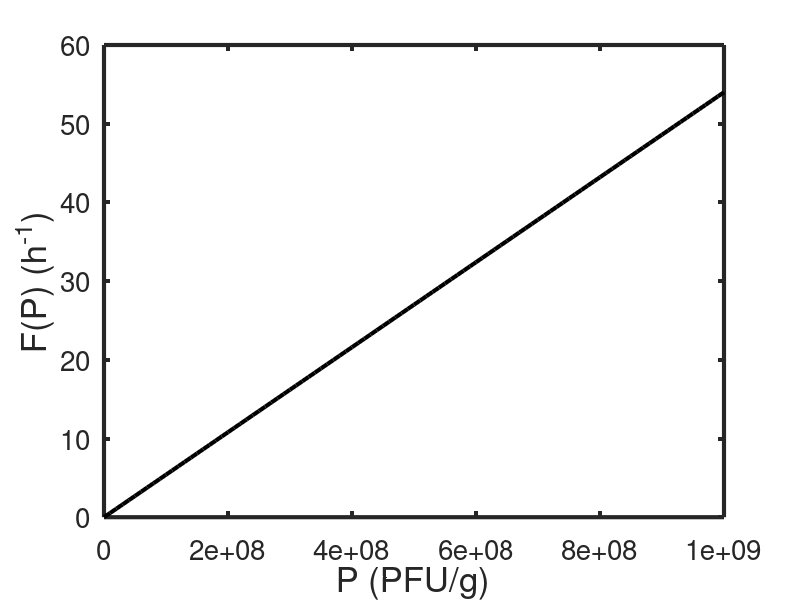
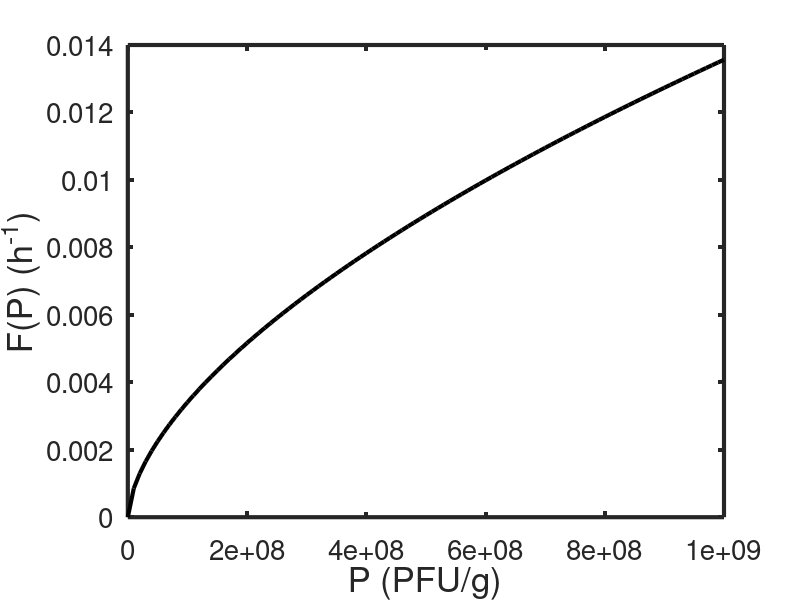
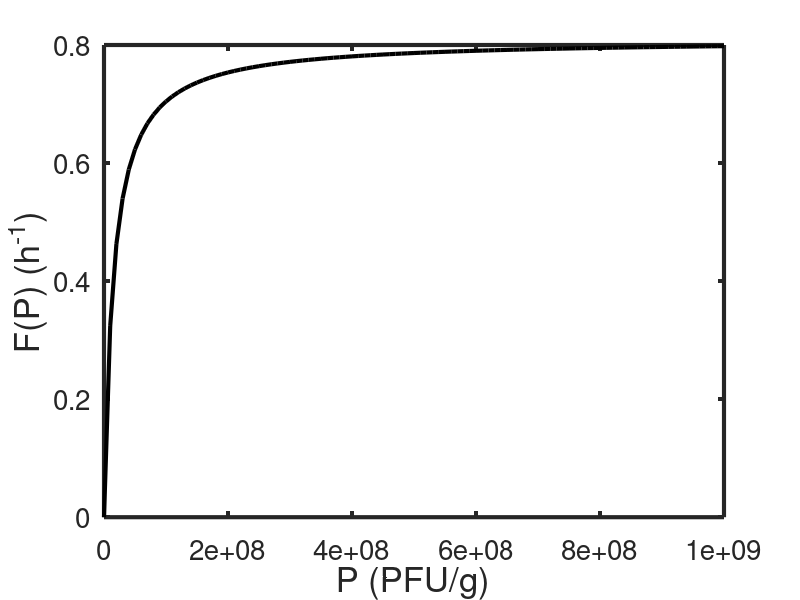

These charts were generated, in order, by the following MATLAB code:
%% Plotting lysis rates of phage in linear, HM and PS models
    lwidth=3; lbsize=25; tlbsize=20; 
    set(0,'DefaultLineLinewidth',lwidth)
    set(0,'DefaultAxesLinewidth',lwidth)
    set(0,'DefaultAxesFontSize',tlbsize)
    phi=5.4e-8; KC=8.5e11; gamma=0.6; PC=1.5e7; 
    Prange=0:1e7:1e9;
    xtick=0:2e8:1e9;
    
    % Linear model
    figure(1);
    plot(Prange,phi.*Prange,'-k');
    xlabel('P (PFU/g)','FontSize',lbsize)
    ylabel('F(P) (h^{-1})','FontSize',lbsize)
    set(gca,'Xtick',xtick);
    %saveas(gcf,'lin_rate.fig')
    %print('lin_rate.eps','-depsc')
    
    % HM model
    figure(2);
    plot(Prange,phi.*Prange.^gamma,'-k');
    xlabel('P (PFU/g)','FontSize',lbsize)
    ylabel('F(P) (h^{-1})','FontSize',lbsize)
    set(gca,'Xtick',xtick);
    %saveas(gcf,'HM_rate.fig')
    %print('HM_rate.eps','-depsc')
    
    % PS model
    figure(3);
    plot(Prange,phi.*Prange./(1+Prange./PC),'-k');
    xlabel('P (PFU/g)','FontSize',lbsize)
    ylabel('F(P) (h^{-1})','FontSize',lbsize)
    set(gca,'Xtick',xtick);
    %saveas(gcf,'PS_rate.fig')
    %print('PS_rate.eps','-depsc')